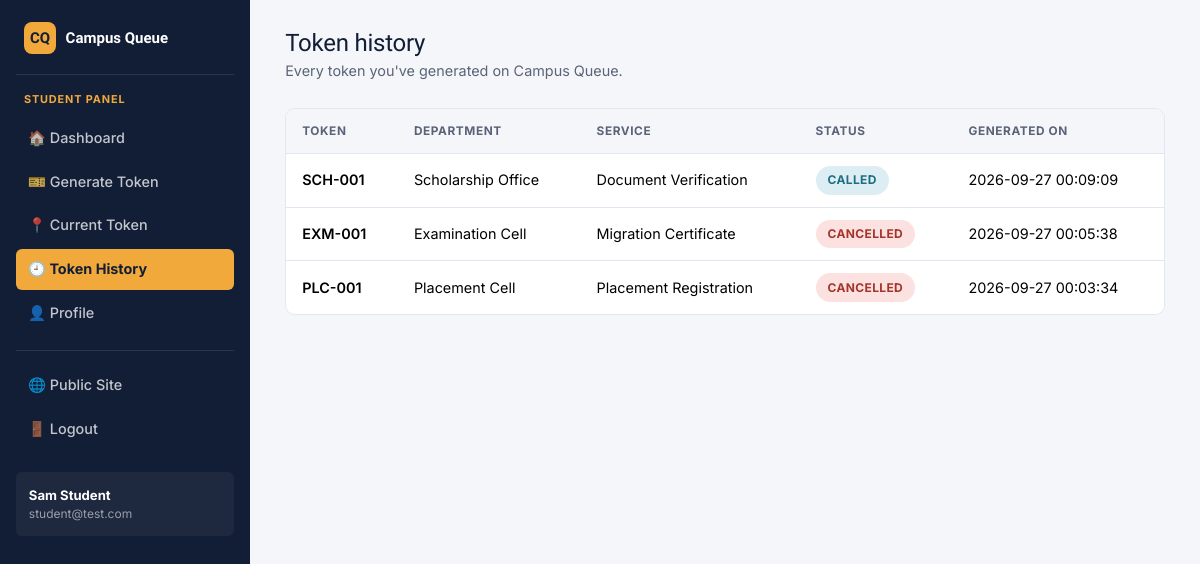
Screenshot of /student/history (signed in) with the database file from the repository.
### tables this page shows
CREATE TABLE users (
    id INTEGER PRIMARY KEY AUTOINCREMENT,
    name TEXT NOT NULL,
    email TEXT NOT NULL UNIQUE,
    phone TEXT NOT NULL,
    password TEXT NOT NULL,
    role TEXT NOT NULL CHECK(role IN ('student', 'staff', 'admin')),
    department_id INTEGER,
    status TEXT NOT NULL DEFAULT 'active' CHECK(status IN ('active', 'inactive')),
    created_at TEXT NOT NULL,
    FOREIGN KEY (department_id) REFERENCES departments(id)
);

CREATE TABLE tokens (
    id INTEGER PRIMARY KEY AUTOINCREMENT,
    token_number TEXT NOT NULL,
    user_id INTEGER NOT NULL,
    department_id INTEGER NOT NULL,
    service_id INTEGER NOT NULL,
    status TEXT NOT NULL DEFAULT 'WAITING'
        CHECK(status IN ('WAITING','CALLED','IN_PROGRESS','COMPLETED','SKIPPED','CANCELLED')),
    created_at TEXT NOT NULL,
    called_at TEXT,
    completed_at TEXT,
    FOREIGN KEY (user_id) REFERENCES users(id),
    FOREIGN KEY (department_id) REFERENCES departments(id),
    FOREIGN KEY (service_id) REFERENCES services(id)
);

CREATE TABLE departments (
    id INTEGER PRIMARY KEY AUTOINCREMENT,
    name TEXT NOT NULL UNIQUE,
    code TEXT NOT NULL UNIQUE,
    status TEXT NOT NULL DEFAULT 'active' CHECK(status IN ('active', 'inactive'))
);

CREATE TABLE services (
    id INTEGER PRIMARY KEY AUTOINCREMENT,
    department_id INTEGER NOT NULL,
    name TEXT NOT NULL,
    estimated_time INTEGER NOT NULL DEFAULT 5,
    status TEXT NOT NULL DEFAULT 'active' CHECK(status IN ('active', 'inactive')),
    FOREIGN KEY (department_id) REFERENCES departments(id)
);

### app.py (the view)
@app.route("/student/history")
@role_required("student")
def student_history():
    db = get_db()
    tokens = db.execute(
        "SELECT t.*, d.name AS department_name, s.name AS service_name "
        "FROM tokens t "
        "JOIN departments d ON d.id = t.department_id "
        "JOIN services s ON s.id = t.service_id "
        "WHERE t.user_id = ? ORDER BY t.id DESC",
        (session["user_id"],),
    ).fetchall()
    return render_template("student/history.html", tokens=tokens)

### app.py (called while the page is built)
def get_db():
    if "db" not in g:
        g.db = database.get_db()
    return g.db

def role_required(*roles):
    def decorator(view):
        @wraps(view)
        def wrapped(*args, **kwargs):
            if "user_id" not in session:
                flash("Please log in to continue.", "warning")
                return redirect(url_for("login"))
            if session.get("role") not in roles:
                return render_template("access_denied.html"), 403
            return view(*args, **kwargs)
        return wrapped
    return decorator

def current_user():
    if "user_id" not in session:
        return None
    return get_db().execute(
        "SELECT * FROM users WHERE id = ?", (session["user_id"],)
    ).fetchone()

@app.context_processor
def inject_user():
    return {"logged_in_user": current_user()}

### database.py (called while the page is built)
def get_db():
    conn = sqlite3.connect(DB_PATH)
    conn.row_factory = sqlite3.Row
    conn.execute("PRAGMA foreign_keys = ON")
    return conn

### templates/student/history.html (shortened to what this page needs)
{% extends "base_dashboard.html" %}
{% block content %}
<div class="cq-topbar">
  <div>
    <h1>Token history</h1>
    <div class="subtitle">Every token you've generated on Campus Queue.</div>
  </div>
</div>
{% if tokens %}
<div class="cq-table">
  <table class="table" id="history-table">
    <thead>
      <tr>
        <th>Token</th>
        <th>Department</th>
        <th>Service</th>
        <th>Status</th>
        <th>Generated On</th>
      </tr>
    </thead>
    <tbody>
      {% for t in tokens %}
      <tr id="history-row-{{ t['id'] }}">
        <td class="fw-semibold">{{ t['token_number'] }}</td>
        <td>{{ t['department_name'] }}</td>
        <td>{{ t['service_name'] }}</td>
        <td><span class="badge-status badge-{{ t['status'] }}">{{ t['status'] }}</span></td>
        <td>{{ t['created_at'] }}</td>
      </tr>
      {% endfor %}
    </tbody>
  </table>
</div>
{% endif %}
{% endblock %}

### templates/base_dashboard.html (shortened to what this page needs)
<!DOCTYPE html>
<html lang="en">
<head>
<link href="https://cdn.jsdelivr.net/npm/bootstrap@5.3.3/dist/css/bootstrap.min.css" rel="stylesheet">
<link href="{{ url_for('static', filename='css/style.css') }}" rel="stylesheet">
</head>
<body>
<div class="cq-shell">
  <aside class="cq-sidebar">
    <div class="brand">
      <span class="brand-mark">CQ</span> Campus Queue
    </div>
    <div class="role-tag">{{ session.role }} panel</div>
    <nav class="nav flex-column" id="sidebar-nav">
      {% if session.role == 'student' %}
        <a class="nav-link {% if request.endpoint == 'student_dashboard' %}active{% endif %}" id="nav-dashboard" href="{{ url_for('student_dashboard') }}">🏠 Dashboard</a>
        <a class="nav-link {% if request.endpoint == 'generate_token' %}active{% endif %}" id="nav-generate-token" href="{{ url_for('generate_token') }}">🎫 Generate Token</a>
        <a class="nav-link {% if request.endpoint == 'current_token' %}active{% endif %}" id="nav-current-token" href="{{ url_for('current_token') }}">📍 Current Token</a>
        <a class="nav-link {% if request.endpoint == 'student_history' %}active{% endif %}" id="nav-history" href="{{ url_for('student_history') }}">🕘 Token History</a>
        <a class="nav-link {% if request.endpoint == 'student_profile' %}active{% endif %}" id="nav-profile" href="{{ url_for('student_profile') }}">👤 Profile</a>
      {% endif %}
      <div class="nav-divider"></div>
      <a class="nav-link" href="{{ url_for('home') }}">🌐 Public Site</a>
      <a class="nav-link" id="nav-logout" href="{{ url_for('logout') }}">🚪 Logout</a>
    </nav>
    {% if logged_in_user %}
    <div class="user-box">
      <div class="u-name">{{ logged_in_user['name'] }}</div>
      <div class="u-email">{{ logged_in_user['email'] }}</div>
    </div>
    {% endif %}
  </aside>
  <main class="cq-main">
    {% block content %}{% endblock %}
  </main>
</div>
</body>
</html>

### static/css/style.css (style rules this page uses)
:root { --navy: #1B2A4A; --navy-deep: #121E36; --navy-soft: #2C4270; --amber: #F2A93B; --amber-deep: #D98D1F; --teal: #2AA9A0; --teal-deep: #1E7F78; --danger: #C1443C; --success: #2E7D5B; --ink: #1C2333; --ink-soft: #5A6377; --paper: #F5F6FA; --card: #FFFFFF; --border: #E3E6F0; --radius-sm: 6px; --radius-md: 10px; --shadow-card: 0 1px 2px rgba(18, 30, 54, 0.06), 0 6px 20px rgba(18, 30, 54, 0.06); }
* { box-sizing: border-box; }
html, body { height: 100%; }
body { font-family: "Inter", -apple-system, BlinkMacSystemFont, sans-serif; background: var(--paper); color: var(--ink); font-size: 15px; line-height: 1.55; }
h1, h2, h3, h4, h5, h6, .display-font { font-family: "Sora", "Inter", sans-serif; color: var(--navy-deep); letter-spacing: -0.01em; }
a { color: var(--teal-deep); text-decoration: none; }
.badge-status { display: inline-block; padding: 0.32rem 0.75rem; border-radius: 999px; font-size: 0.75rem; font-weight: 700; letter-spacing: 0.03em; }
.badge-CALLED { background: #DCEEF4; color: #1E6E82; }
.badge-CANCELLED { background: #FBE1DF; color: #A5342B; }
.cq-shell { display: flex; min-height: 100vh; }
.cq-sidebar { width: 250px; flex-shrink: 0; background: var(--navy-deep); color: #fff; padding: 1.4rem 1rem; position: sticky; top: 0; height: 100vh; overflow-y: auto; }
.cq-sidebar .brand { display: flex; align-items: center; gap: 0.6rem; font-family: "Sora", sans-serif; font-weight: 700; color: #fff; padding: 0 0.5rem 1.2rem; margin-bottom: 1rem; border-bottom: 1px solid rgba(255,255,255,0.1); }
.cq-sidebar .brand .brand-mark { width: 32px; height: 32px; background: var(--amber); color: var(--navy-deep); border-radius: 8px; display: inline-flex; align-items: center; justify-content: center; font-weight: 800; }
.cq-sidebar .role-tag { font-size: 0.68rem; text-transform: uppercase; letter-spacing: 0.08em; color: var(--amber); padding: 0 0.5rem; margin-bottom: 0.6rem; font-weight: 700; }
.cq-sidebar .nav-link { color: rgba(255,255,255,0.75); padding: 0.6rem 0.75rem; border-radius: var(--radius-sm); font-size: 0.9rem; font-weight: 500; margin-bottom: 0.15rem; display: flex; align-items: center; gap: 0.6rem; }
.cq-sidebar .nav-link.active { background: var(--amber); color: var(--navy-deep); font-weight: 700; }
.cq-sidebar .nav-divider { border-top: 1px solid rgba(255,255,255,0.1); margin: 0.85rem 0; }
.cq-sidebar .user-box { margin-top: 1.2rem; padding: 0.8rem; background: rgba(255,255,255,0.05); border-radius: var(--radius-sm); font-size: 0.82rem; }
.cq-sidebar .user-box .u-name { font-weight: 700; color: #fff; }
.cq-sidebar .user-box .u-email { color: rgba(255,255,255,0.55); font-size: 0.75rem; word-break: break-all; }
.cq-main { flex-grow: 1; padding: 1.8rem 2.2rem 3rem; max-width: 100%; }
.cq-topbar { display: flex; justify-content: space-between; align-items: center; margin-bottom: 1.6rem; flex-wrap: wrap; gap: 0.75rem; }
.cq-topbar h1 { font-size: 1.5rem; margin: 0; }
.cq-topbar .subtitle { color: var(--ink-soft); font-size: 0.9rem; margin-top: 0.15rem; }
.cq-table { background: var(--card); border-radius: var(--radius-md); overflow: hidden; border: 1px solid var(--border); }
.cq-table table { margin-bottom: 0; }
.cq-table thead th { background: var(--paper); color: var(--ink-soft); font-size: 0.74rem; text-transform: uppercase; letter-spacing: 0.05em; font-weight: 700; border-bottom: 1px solid var(--border); padding: 0.8rem 1rem; }
.cq-table tbody td { padding: 0.75rem 1rem; vertical-align: middle; font-size: 0.9rem; border-bottom: 1px solid var(--border); }
.cq-table tbody tr:last-child td { border-bottom: none; }

### rows the page displays
users: role "STUDENT", name "Sam Student", email "student@test.com"
tokens: token_number "SCH-001", department_name "Scholarship Office", service_name "Document Verification", status "CALLED", created_at "2026-09-27 00:09:09"
tokens: token_number "EXM-001", department_name "Examination Cell", service_name "Migration Certificate", status "CANCELLED", created_at "2026-09-27 00:05:38"
tokens: token_number "PLC-001", department_name "Placement Cell", service_name "Placement Registration", status "CANCELLED", created_at "2026-09-27 00:03:34"
